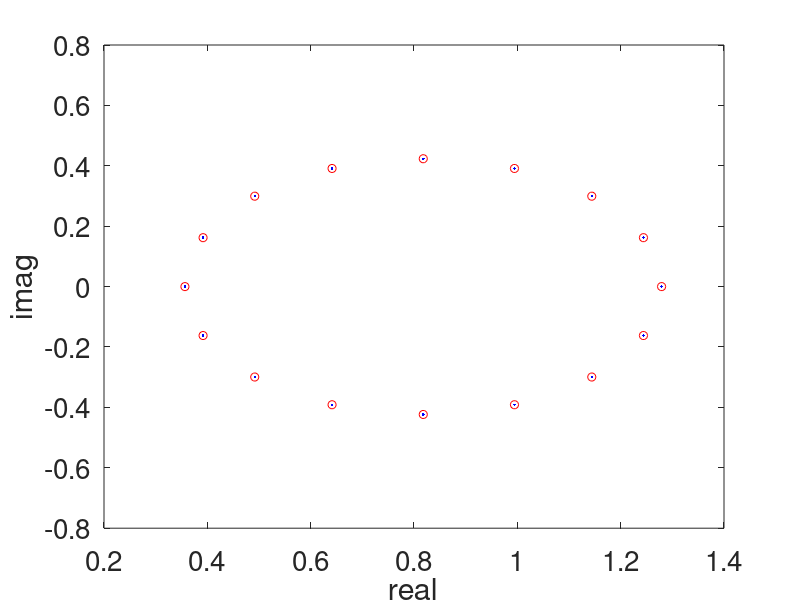
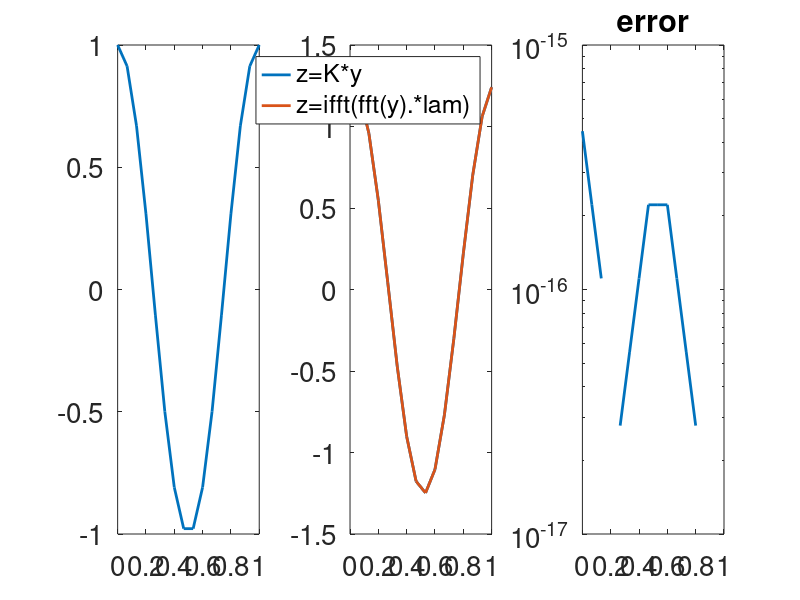

Write the MATLAB code that produced these figures, in order.
%==============================================================================
% This code is part of the course materials for
% Numerical Methods for Deep Learning
% For details and license info see https://github.com/IPAIopen/NumDL-MATLAB
%==============================================================================
%
% Example for 1D convolution with FFTs

close all; clear all; clc;

% stencil
n     = 16;
theta = rand(3,1);
K     = full(spdiags(ones(n,1)*flipud(theta)',-1:1,n,n));
K(1,end) = theta(3);
K(end,1) = theta(1)

%% compute eigenvalues using FFT
eigK  = eig(K);
eigKt = fft(K(:,1));
figure(1); clf
plot(real(eigK),imag(eigK),'or');
hold on;
plot(real(eigKt),imag(eigKt),'.b');
xlabel('real')
ylabel('imag');
set(gca,'FontSize',20);

%%
x = linspace(0,1,n)';
y = cos(2*pi*x);

z1 = K*y;
z2 = real(ifft(eigKt.*fft(y)));

figure(2); clf;
subplot(1,3,1)
plot(x,y,'linewidth',2);
subplot(1,3,2);
plot(x,z1,'linewidth',2);
hold on;
plot(x,z2,'linewidth',2);
legend('z=K*y','z=ifft(fft(y).*lam)')
subplot(1,3,3);
semilogy(x,abs(z1-z2),'linewidth',2);
title('error')
for k=1:3; subplot(1,3,k); set(gca,'FontSize',20); end;

%%
z1 = K'*y;
z2 = real(fft(eigKt.*ifft(y)));
norm(z1-z2)

%% check derivatives
y   = randn(n,1);
th0 = randn(3,1);


%% code for generating first column
sK  = numel(theta); center = (sK-1)/2+1;
Ku = zeros(16,1); Ku(1:center) = theta(center:end);
Ku(end-(center-2):end) = theta(1:center-1);
%% using circshift
Kt = zeros(16,1); Kt(1:sK)=theta; circshift(Kt,1-center)

